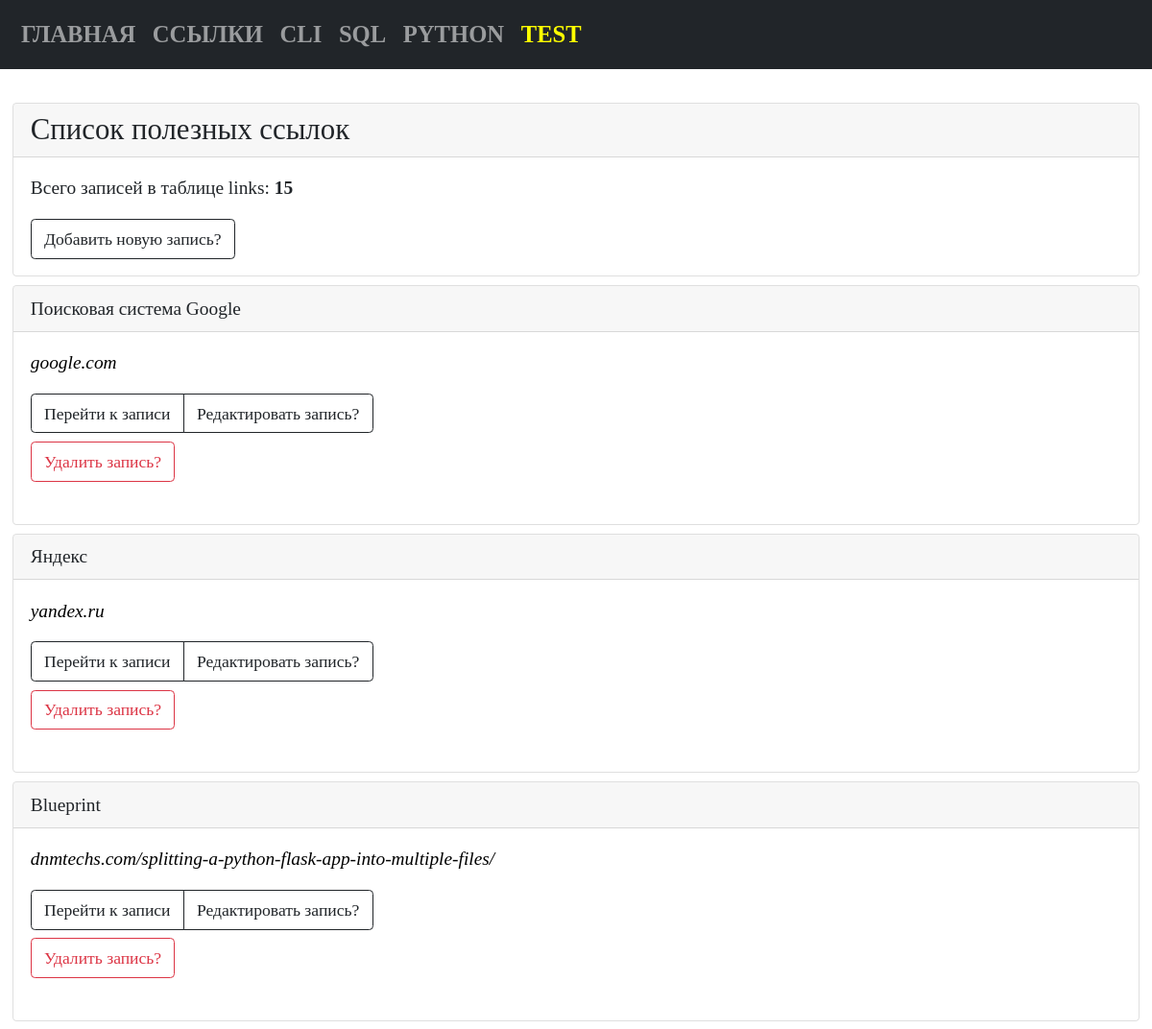
The app's page /links (upper part), older data.
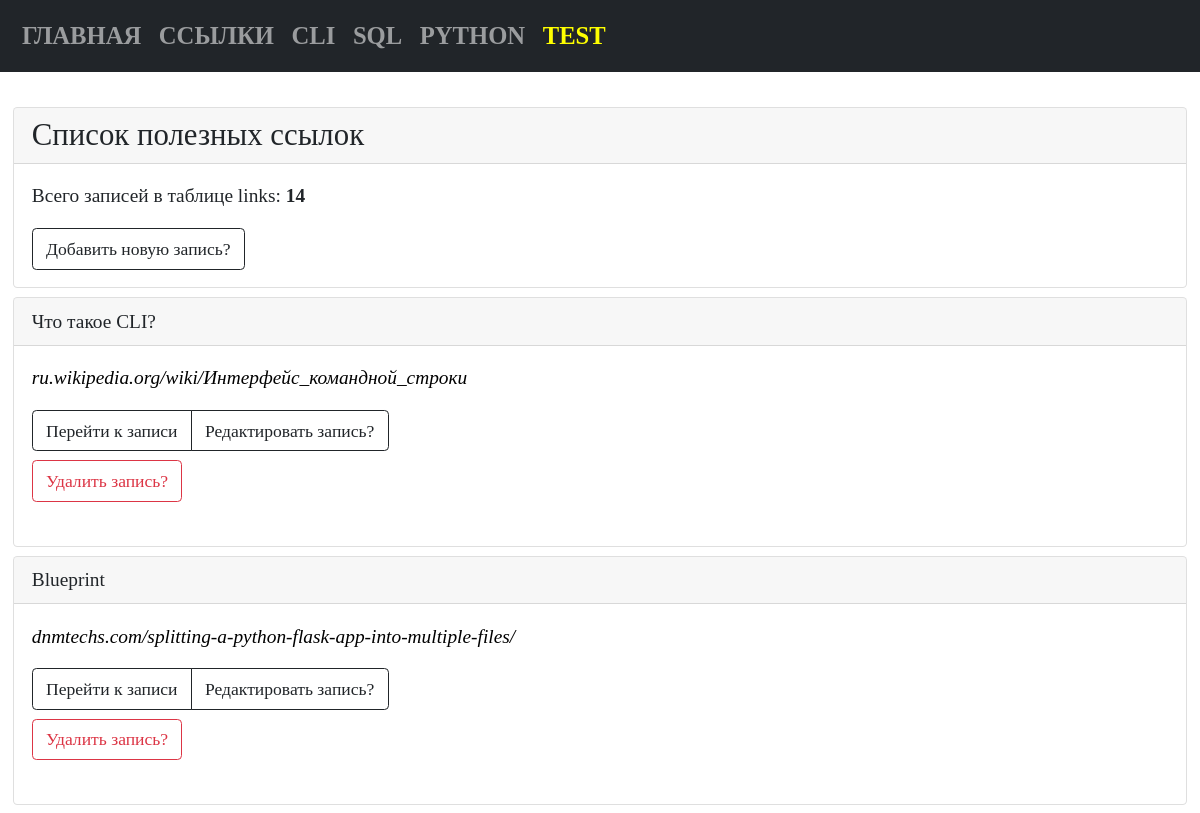
The same page, newer data.
### tables this page shows
CREATE TABLE "links"
(
    links_id      INTEGER
        primary key autoincrement,
    links_name    TEXT not null,
    links_command TEXT not null
, links_description TEXT);

### modules/links/links_list_commands.py (the view)
@bp.route("/links")
def links_list_commands():
    conn = connect.get_db_connection()
    cur = conn.cursor()
    links_list_count = cur.execute("SELECT COUNT(*) FROM links")
    links_list_count_print = links_list_count.fetchone()
    links_list_count_print_int = int(links_list_count_print[0])
    links_list = conn.execute("SELECT * FROM links ORDER BY 1 DESC").fetchall()
    conn.close()
    return render_template("links/links_list_commands.html",
                           links_list=links_list,
                           links_list_count_print_int=links_list_count_print_int,
                           )

### modules/connect.py (called while the page is built)
def get_db_connection():
    db_path = os.path.join(BASE_DIR, '../database.db')
    conn = sqlite3.connect(db_path)
    conn.row_factory = sqlite3.Row
    return conn

### templates/links/links_list_commands.html
{% extends "base.html" %} {% block title %}Ссылки{% endblock %} {% block content %}
<div class="card mb-2">
   <div class="card-header h3">Список полезных ссылок</div>
   <div class="card-body">
      <p class="card-text">Всего записей в таблице links: <b>{{ links_list_count_print_int }}</b></p>
      <p class="card-text">
         <a href="{{ url_for('add_links_command.add_links_command') }}" class="btn btn-outline-dark">Добавить новую
            запись?</a>
      </p>
   </div>
</div>
{% for links_list in links_list %}
<div class="card mb-2">
   <div class="card-header">{{ links_list['links_name'] }}</div>
   <div class="card-body">
      <p class="card-text">
         <a href="https://{{ links_list['links_command'] }}" target="_blank"><i>{{ links_list['links_command']
               }}</i></a>
      <div class="btn-group pb-2" role="group" aria-label="...">
         <a href="{{ url_for('get_post_links_command.get_post_links_command', links_id=links_list['links_id']) }}"
            class="btn btn-outline-dark">Перейти к записи</a>
         <a href="{{ url_for('edit_links_command.edit_links_command', links_id=links_list['links_id']) }}"
            class="btn btn-outline-dark">Редактировать запись?</a>
      </div>
      <form action="{{ url_for('delete_links_command.delete_links_command', links_id=links_list['links_id'])}}"
         method="POST" class="pb-2">
         <input type="submit" class="btn btn-outline-danger" value="Удалить запись?"
            onclick="return confirm('Вы точно уверены что хотите удалить запись?')" />
      </form>
      </p>
   </div>
</div>
{% endfor %}
{% endblock %}

### templates/base.html (shortened to what this page needs)
<!doctype html>
<html>
   <head>
      <link href="https://cdn.jsdelivr.net/npm/bootstrap@5.0.2/dist/css/bootstrap.min.css" rel="stylesheet">
      <link href="{{ url_for('static', filename='styles.css') }}" rel="stylesheet">
   </head>
   <body>
      {% include 'navbar.html' %}
      <div class="container-fluid">
         <article>
            {% block content %}
            {% endblock %}
         </article>
      </div>
   </body>
</html>

### templates/navbar.html (shortened to what this page needs)
<nav class="navbar navbar-expand-lg navbar navbar-dark bg-dark">
  <div class="container-fluid">
    <div class="collapse navbar-collapse" id="navbarNav">
      <ul class="navbar-nav">
        <li class="nav-item">
          <a class="nav-link" href="{{ url_for('index.index') }}">Главная</a>
        </li>
        <li class="nav-item">
          <a class="nav-link" href="{{ url_for('links_list_commands.links_list_commands') }}">Ссылки</a>
        </li>
        <li class="nav-item">
          <a class="nav-link" href="{{ url_for('bash_list_commands.bash_list_commands') }}">CLI</a>
        </li>
        <li class="nav-item">
          <a class="nav-link" href="{{ url_for('sql_list_commands.sql_list_commands') }}">SQL</a>
        </li>
        <li class="nav-item">
          <a class="nav-link" href="{{ url_for('python_list_commands.python_list_commands') }}">Python</a>
        </li>
        <li class="nav-item">
          <a class="nav-link" style="color: yellow;" href="{{ url_for('test_list.test_list') }}">Test</a>
        </li>
      </ul>
    </div>
  </div>
</nav>

### static/styles.css (style rules this page uses)
* { font-family: consolas; font-size: 1.1rem; }
a { color: black; text-decoration: none; }
.nav-link { font-size: 1.4rem; text-transform: uppercase; font-weight: 700; }
article { padding-top: 2rem; }

Row changes from the older to the newer data that the page shows:
removed links: links_name "Поисковая система Google", links_command "google.com"
removed links: links_name "Яндекс", links_command "yandex.ru"
added links: links_name "Что такое CLI?", links_command "ru.wikipedia.org/wiki/Интерфейс_командной_строки"
Text that changed along with them:
{{ links_list_count_print_int }}: "15" → "14"
